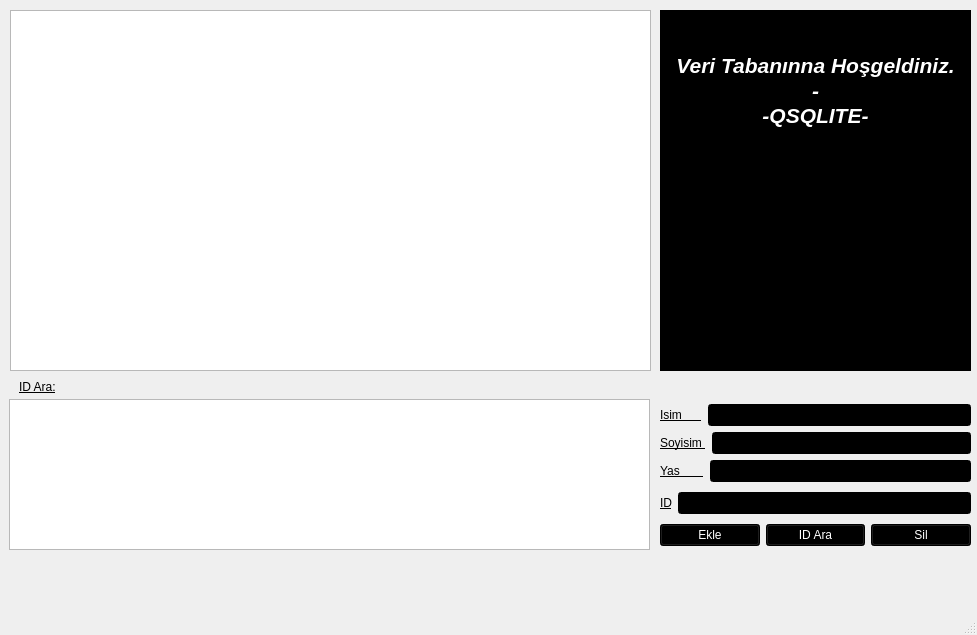
<?xml version="1.0" encoding="UTF-8"?>
<ui version="4.0">
 <class>MainWindow</class>
 <widget class="QMainWindow" name="MainWindow">
  <property name="geometry">
   <rect>
    <x>0</x>
    <y>0</y>
    <width>977</width>
    <height>635</height>
   </rect>
  </property>
  <property name="windowTitle">
   <string>MainWindow</string>
  </property>
  <widget class="QWidget" name="centralwidget">
   <widget class="QTableView" name="tableView_2">
    <property name="geometry">
     <rect>
      <x>9</x>
      <y>399</y>
      <width>641</width>
      <height>151</height>
     </rect>
    </property>
   </widget>
   <widget class="QWidget" name="layoutWidget">
    <property name="geometry">
     <rect>
      <x>660</x>
      <y>400</y>
      <width>311</width>
      <height>151</height>
     </rect>
    </property>
    <layout class="QVBoxLayout" name="verticalLayout_2">
     <item>
      <layout class="QVBoxLayout" name="verticalLayout">
       <item>
        <layout class="QHBoxLayout" name="horizontalLayout">
         <item>
          <widget class="QLabel" name="label">
           <property name="styleSheet">
            <string notr="true">font: 63 10pt &quot;Yu Gothic UI Semibold&quot;;
text-decoration: underline;
font: 63 10pt &quot;Yu Gothic UI Semibold&quot;;</string>
           </property>
           <property name="text">
            <string>Isim      </string>
           </property>
          </widget>
         </item>
         <item>
          <widget class="QLineEdit" name="lineEdit_isim">
           <property name="styleSheet">
            <string notr="true">background-color: rgb(0, 0, 0);
color: rgb(255, 255, 255);</string>
           </property>
          </widget>
         </item>
        </layout>
       </item>
       <item>
        <layout class="QHBoxLayout" name="horizontalLayout_2">
         <item>
          <widget class="QLabel" name="label_4">
           <property name="styleSheet">
            <string notr="true">font: 63 10pt &quot;Yu Gothic UI Semibold&quot;;
text-decoration: underline;
font: 63 10pt &quot;Yu Gothic UI Semibold&quot;;</string>
           </property>
           <property name="text">
            <string>Soyisim </string>
           </property>
          </widget>
         </item>
         <item>
          <widget class="QLineEdit" name="lineEdit_Soyisim">
           <property name="styleSheet">
            <string notr="true">color: rgb(255, 255, 255);
background-color: rgb(0, 0, 0);</string>
           </property>
          </widget>
         </item>
        </layout>
       </item>
       <item>
        <layout class="QHBoxLayout" name="horizontalLayout_3">
         <item>
          <widget class="QLabel" name="label_2">
           <property name="styleSheet">
            <string notr="true">font: 75 9pt &quot;MS Shell Dlg 2&quot;;
text-decoration: underline;
font: 63 10pt &quot;Yu Gothic UI Semibold&quot;;</string>
           </property>
           <property name="text">
            <string>Yas       </string>
           </property>
          </widget>
         </item>
         <item>
          <widget class="QLineEdit" name="lineEdit_yas">
           <property name="styleSheet">
            <string notr="true">background-color: rgb(0, 0, 0);
color: rgb(255, 255, 255);</string>
           </property>
          </widget>
         </item>
        </layout>
       </item>
      </layout>
     </item>
     <item>
      <layout class="QHBoxLayout" name="horizontalLayout_5">
       <item>
        <widget class="QLabel" name="label_3">
         <property name="styleSheet">
          <string notr="true">font: 75 11pt &quot;MS Shell Dlg 2&quot;;
text-decoration: underline;
font: 75 10pt &quot;MS Shell Dlg 2&quot;;
text-decoration: underline;</string>
         </property>
         <property name="text">
          <string>ID</string>
         </property>
        </widget>
       </item>
       <item>
        <widget class="QLineEdit" name="lineEdit_idAra">
         <property name="styleSheet">
          <string notr="true">background-color: rgb(0, 0, 0);
color: rgb(255, 255, 255);</string>
         </property>
        </widget>
       </item>
      </layout>
     </item>
     <item>
      <layout class="QHBoxLayout" name="horizontalLayout_4">
       <item>
        <widget class="QPushButton" name="pushButton_Ekle">
         <property name="styleSheet">
          <string notr="true">background-color: rgb(0, 0, 0);
color: rgb(255, 255, 255);
font: 75 11pt &quot;MS Shell Dlg 2&quot;;</string>
         </property>
         <property name="text">
          <string>Ekle</string>
         </property>
        </widget>
       </item>
       <item>
        <widget class="QPushButton" name="pushButton_id">
         <property name="styleSheet">
          <string notr="true">background-color: rgb(0, 0, 0);
color: rgb(255, 255, 255);
font: 75 11pt &quot;MS Shell Dlg 2&quot;;</string>
         </property>
         <property name="text">
          <string>ID Ara</string>
         </property>
        </widget>
       </item>
       <item>
        <widget class="QPushButton" name="pushButton_Sil">
         <property name="styleSheet">
          <string notr="true">font: 75 10pt &quot;MS Shell Dlg 2&quot;;
color: rgb(255, 255, 255);
font: 75 11pt &quot;MS Shell Dlg 2&quot;;
background-color: rgb(0, 0, 0);</string>
         </property>
         <property name="text">
          <string>Sil</string>
         </property>
        </widget>
       </item>
      </layout>
     </item>
    </layout>
   </widget>
   <widget class="QLabel" name="label_5">
    <property name="geometry">
     <rect>
      <x>19</x>
      <y>379</y>
      <width>441</width>
      <height>16</height>
     </rect>
    </property>
    <property name="styleSheet">
     <string notr="true">font: 75 11pt &quot;MS Shell Dlg 2&quot;;
text-decoration: underline;</string>
    </property>
    <property name="text">
     <string>ID Ara:</string>
    </property>
   </widget>
   <widget class="QTextEdit" name="textEdit">
    <property name="geometry">
     <rect>
      <x>660</x>
      <y>10</y>
      <width>311</width>
      <height>361</height>
     </rect>
    </property>
    <property name="styleSheet">
     <string notr="true">color: rgb(255, 255, 255);
background-color: rgb(0, 0, 0);</string>
    </property>
    <property name="html">
     <string>&lt;!DOCTYPE HTML PUBLIC &quot;-//W3C//DTD HTML 4.0//EN&quot; &quot;http://www.w3.org/TR/REC-html40/strict.dtd&quot;&gt;
&lt;html&gt;&lt;head&gt;&lt;meta name=&quot;qrichtext&quot; content=&quot;1&quot; /&gt;&lt;style type=&quot;text/css&quot;&gt;
p, li { white-space: pre-wrap; }
&lt;/style&gt;&lt;/head&gt;&lt;body style=&quot; font-family:'MS Shell Dlg 2'; font-size:7.8pt; font-weight:400; font-style:normal;&quot;&gt;
&lt;p align=&quot;center&quot; style=&quot;-qt-paragraph-type:empty; margin-top:0px; margin-bottom:0px; margin-left:0px; margin-right:0px; -qt-block-indent:0; text-indent:0px;&quot;&gt;&lt;br /&gt;&lt;/p&gt;
&lt;p align=&quot;center&quot; style=&quot;-qt-paragraph-type:empty; margin-top:0px; margin-bottom:0px; margin-left:0px; margin-right:0px; -qt-block-indent:0; text-indent:0px; font-size:16pt; font-weight:600; font-style:italic;&quot;&gt;&lt;br /&gt;&lt;/p&gt;
&lt;p align=&quot;center&quot; style=&quot; margin-top:0px; margin-bottom:0px; margin-left:0px; margin-right:0px; -qt-block-indent:0; text-indent:0px;&quot;&gt;&lt;span style=&quot; font-size:16pt; font-weight:600; font-style:italic;&quot;&gt;Veri Tabanınna Hoşgeldiniz.&lt;/span&gt;&lt;/p&gt;
&lt;p align=&quot;center&quot; style=&quot; margin-top:0px; margin-bottom:0px; margin-left:0px; margin-right:0px; -qt-block-indent:0; text-indent:0px;&quot;&gt;&lt;span style=&quot; font-size:16pt; font-weight:600; font-style:italic;&quot;&gt;-&lt;/span&gt;&lt;/p&gt;
&lt;p align=&quot;center&quot; style=&quot; margin-top:0px; margin-bottom:0px; margin-left:0px; margin-right:0px; -qt-block-indent:0; text-indent:0px;&quot;&gt;&lt;span style=&quot; font-size:16pt; font-weight:600; font-style:italic;&quot;&gt;-QSQLITE-&lt;/span&gt;&lt;/p&gt;&lt;/body&gt;&lt;/html&gt;</string>
    </property>
   </widget>
   <widget class="QTableView" name="tableView">
    <property name="geometry">
     <rect>
      <x>10</x>
      <y>10</y>
      <width>641</width>
      <height>361</height>
     </rect>
    </property>
    <property name="styleSheet">
     <string notr="true"/>
    </property>
   </widget>
  </widget>
  <widget class="QMenuBar" name="menubar">
   <property name="geometry">
    <rect>
     <x>0</x>
     <y>0</y>
     <width>977</width>
     <height>25</height>
    </rect>
   </property>
  </widget>
  <widget class="QStatusBar" name="statusbar"/>
 </widget>
 <resources/>
 <connections/>
</ui>
